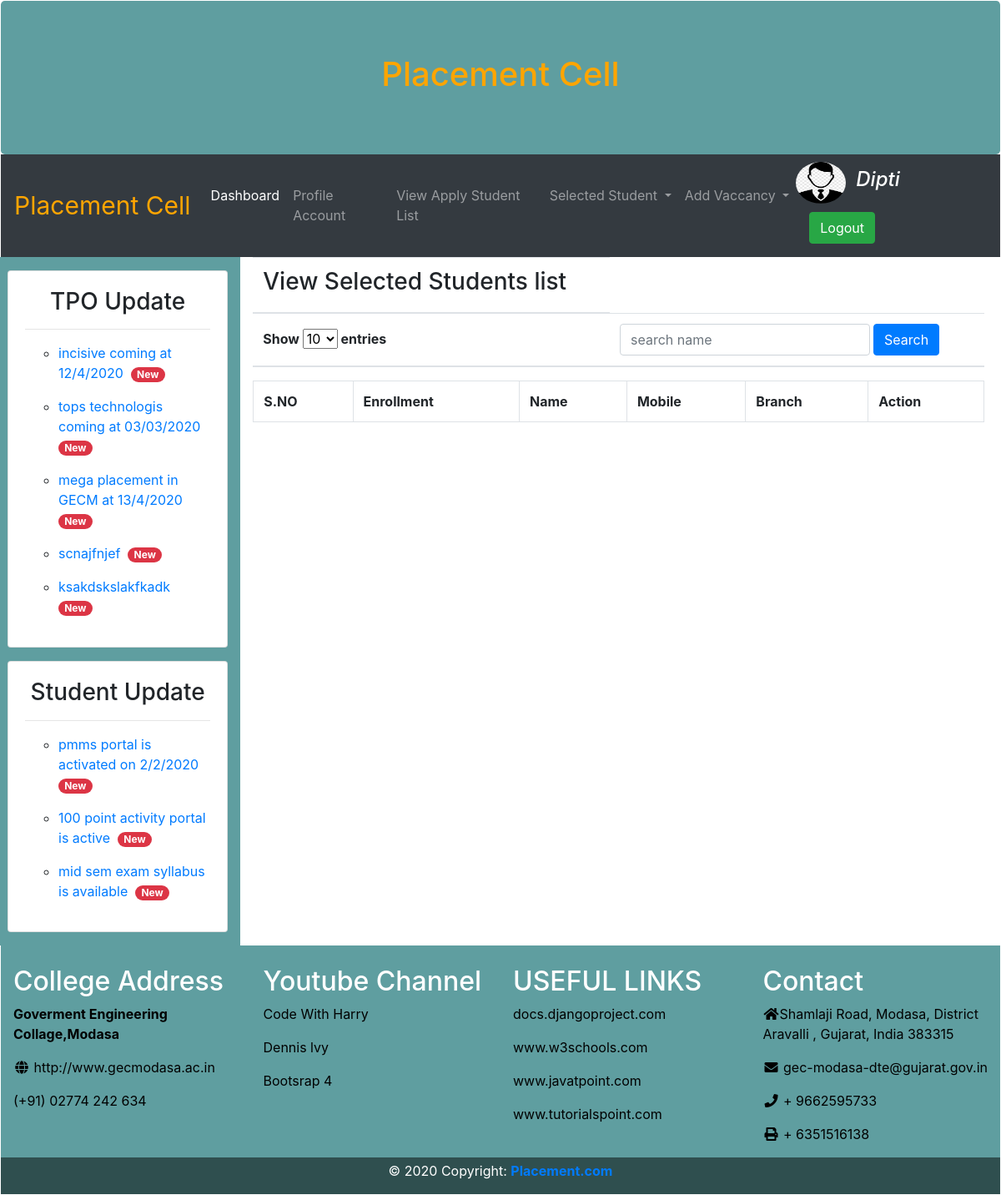
/student/selected_student_list/ (signed in), run on the app's committed database.
### pcapp/models.py (models this page shows, shortened)
class Company(models.Model):
    user = models.OneToOneField(User, null=True, on_delete=models.CASCADE)
    name = models.CharField(max_length=200, null=True)
    phone = models.CharField(max_length=200, null=True)
    email = models.CharField(max_length=200, null=True)
    profile_pic = models.ImageField(default='basicpic.png', null=True, blank=True)

class Tpo_Update(models.Model):
    tpo_update = models.TextField(max_length=300, default='1')

class Student_Update(models.Model):
    student_update = models.TextField(max_length=300, null=True)

### pcapp/decorators.py (the view)
        def wrapper_func(request, *args, **kwargs):
            group = None
            if request.user.groups.exists():
                group = request.user.groups.all()[0].name
            if group in allowed_roles:
                return view_func(request, *args, **kwargs)
            else:
                return HttpResponse("You are not authorized to view this page...")

### pcapp/views.py (called while the page is built)
@login_required(login_url='login')
@allowed_users(allowed_roles=['student', 'company', 'admin'])
def selected_student_list(request):
    tpo = Tpo_Update.objects.all()
    studupdate = Student_Update.objects.all()
    selected_student_list = Selected_Students.objects.all()
    myFilter = studentlistfilters(request.GET, queryset=selected_student_list)
    selected_student_list = myFilter.qs
    user_list = Selected_Students.objects.all()
    page = request.GET.get('page', 1)
    paginator = Paginator(user_list, 5)
    try:
        users = paginator.page(page)
    except PageNotAnInteger:
        users = paginator.page(1)
    except EmptyPage:
        users = paginator.page(paginator.num_pages)
    context = {'tpo': tpo, 'studupdate': studupdate, 'users': users, 'myFilter': myFilter}
    return render(request, 'selected_student_list.html', context)

### pcapp/templates/selected_student_list.html (shortened to what this page needs)
{% extends 'student.html' %}
{% block body %}
<table class="table">
    <thead>
    <tr>
        <th><h3>View Selected Students list</h3></th>
    </tr>
    <tr>
        <th><label>Show</label>
            <select name="tablesize">
                <option value="10" selected>10</option>
            </select>
            <label>entries</label>
        </th>
        <th>
            <form action="/search" method="get" class="form-inline">
                <input type="search" class="form-control mr-1" name="query" id="query" style="width:300px" placeholder="search name">
                <button class="btn btn-primary" type="submit">Search</button>
            </form>
        </th>
    </tr>
    </thead>
</table>
<table class="table table-bordered">
    <tr>
        <th>S.NO</th>
        <th>Enrollment</th>
        <th>Name</th>
        <th>Mobile</th>
        <th>Branch</th>
        <th>Action</th>
    </tr>
</table>
{% endblock %}

### pcapp/templates/basic.html (shortened to what this page needs)
<!DOCTYPE html>
{% load static %}
<html lang="en">
<head>
    <link rel="stylesheet" href="https://maxcdn.bootstrapcdn.com/bootstrap/4.4.1/css/bootstrap.min.css">
    <link rel="stylesheet" href="https://use.fontawesome.com/releases/v5.7.0/css/all.css"
>
    <link rel="stylesheet" href="media/pcapp/css/homecss.css" type="text/css">
</head>
<body>
<div class="container-flauid" style="margin:1px">
    <div class="jumbotron mb-0 text-center" style="background-color:#5F9EA0">
        <h1 style="color:orange;font-size:40px">Placement Cell</h1>
    </div>
    {% include 'navbar.html' %}
    <div class="row mr-1">
        <div class="col-sm-3" style="background-color:#5F9EA0">
            <div class="card ml-2 mt-3 mb-3">
                <div class="card-body text-center">
                    <h3>TPO Update</h3>
                    <hr>
                    <marquee class="text-left" direction="up" scrollamount="4">
                        {% for i in tpo %}
                        <ul type="circle">
                            <li><a href="">{{i.tpo_update}}&nbsp<span class="badge badge-danger badge-pill">New</span>
                            </a><br></li>
                        </ul>
                        {% endfor %}
                    </marquee>
                </div>
            </div>
            <div class="card ml-2 mt-3 mb-3">
                <div class="card-body text-center">
                    <h3>Student Update</h3>
                    <hr>
                    <marquee class="text-left" direction="up" scrollamount="4">
                        {% for i in studupdate %}
                        <ul type="circle">
                            <li><a href="">{{i.student_update}} &nbsp<span
                                    class="badge badge-danger badge-pill">New</span>
                            </a><br>
                            </li>
                        </ul>
                        {% endfor %}
                    </marquee>
                </div>
            </div>
        </div>
        <div class="col-sm-9">
            {% block body %}{% endblock %}
        </div>
    </div>
    <div class="footer col-md-12">
        <div class="row" style="background-color:#5F9EA0">
            <div class="col-md-3" style="background-color:#5F9EA0;color:white"><br>
                <h2>College Address</h2>
                <a href="" style="color:black">
                    <p><b>Goverment Engineering Collage,Modasa</b></p>
                    <a href="http://www.gecmodasa.ac.in" style="color:black"><p><i class="fa fa-fw fa-globe"></i>
                        http://www.gecmodasa.ac.in</p></a>
                    <p style="color:black">(+91) 02774 242 634</p>
                </a>
            </div>
            <div class="col-md-3" style="background-color:#5F9EA0;color:white">
                <br>
                <h2>Youtube Channel</h2>
                <p>
                    <a href="https://www.youtube.com/channel/UCeVMnSShP_Iviwkknt83cww" style="color:black">Code With
                        Harry</a>
                </p>
                <p>
                    <a href="https://www.youtube.com/channel/UCTZRcDjjkVajGL6wd76UnGg" style="color:black">Dennis
                        lvy</a>
                </p>
                <p>
                    <a href="https://www.w3schools.com/bootstrap4/" style="color:black">Bootsrap 4</a>
                </p>
            </div>
            <div class="col-md-3" style="background-color:#5F9EA0;color:white">
                <br>
                <h2>USEFUL LINKS</h2>
                <p>
                    <a href="https://docs.djangoproject.com/en/3.0/" style="color:black">docs.djangoproject.com</a>
                </p>
                <p>
                    <a href="https://www.w3schools.com/" style="color:black">www.w3schools.com</a>
                </p>
                <p>
                    <a href="https://www.javatpoint.com/" style="color:black">www.javatpoint.com</a>
                </p>
                <p>
                    <a href="https://www.tutorialspoint.com/django/index.htm"
                       style="color:black">www.tutorialspoint.com</a>
                </p>
            </div>
            <div class="col-md-3" style="background-color:#5F9EA0;color:white">
                <br>
                <h2>Contact</h2>
                <p style="color:black">
                    <i class="fa fa-fw fa-home"></i>Shamlaji Road, Modasa, District Aravalli , Gujarat, India 383315</p>
                <p style="color:black">
                    <i class="fa fa-fw fa-envelope"></i> gec-modasa-dte@gujarat.gov.in</p>
                <p style="color:black">
                    <i class="fa fa-fw fa-phone"></i> + 9662595733</p>
                <p style="color:black">
                    <i class="fa fa-fw fa-print"></i> + 6351516138</p>
            </div>
        </div>
        <div class="row">
            <div class="column2 col-md-12" style="background-color:#2F4F4F;">
                <p class="text-center mt-1" style="color:white">© 2020 Copyright:
                    <a href="https://mdbootstrap.com/education/bootstrap/">
                        <strong> Placement.com</strong>
                    </a>
                </p>
            </div>
        </div>
    </div>
</div>
</body>
</html>

### pcapp/templates/navbar.html (shortened to what this page needs)
{% load static %}
<nav class="navbar navbar-expand-sm bg-dark navbar-dark">
    <a class="navbar-brand" href="#" style="color:orange;font-size:30px">Placement Cell</a>
    <div class="collapse navbar-collapse" id="collapsibleNavbar">
        <ul class="navbar-nav">
            {% if request.user.student %}
            <li class="nav-item">
                <a class="nav-link active" href="{% url 'student_dashboard' %}">Dashboard</a>
            </li>
            <li class="nav-item dropdown">
                <a class="nav-link dropdown-toggle" href="#" id="navbardrop3" data-toggle="dropdown">
                    Fill Education Form
                </a>
                <div class="dropdown-menu">
                    <a class="dropdown-item" href="{% url 'student_form' %}">Add Details</a>
                    <a class="dropdown-item" href="{% url 'view_student_form' %}">View Details</a>
                </div>
            </li>
            <li class="nav-item">
                <a class="nav-link" href="{% url 'view_vaccancy' %}">view Vaccancy</a>
            </li>
            <li class="nav-item">
                <a class="nav-link" href="{% url 'applied_job_list' %}">History of applied Job</a>
            </li>
            <li class="nav-item">
                <a class="nav-link" href="../selected_student_list/">Selected Students list</a>
            </li>
            <li class="nav-item">
                <a class="nav-link" href="{% url 'saccount' %}">Profile</a>
            </li>
            <li class="nav-item dropdown">
                <a class="nav-link dropdown-toggle" href="#" id="navbardrop78" data-toggle="dropdown">
                    Success Story
                </a>
                <div class="dropdown-menu">
                    <a class="dropdown-item" href="{% url 'successStory' %}">Create Story</a>
                    <a class="dropdown-item" href="{% url 'view_successStory' %}">View Stories</a>
                </div>
            </li>
            {% elif request.user.company %}
            <li class="nav-item">
                <a class="nav-link active" href="{% url 'company_dashboard' %}">Dashboard</a>
            </li>
            <li class="nav-item">
                <a class="nav-link" href="{% url 'caccount' %}">Profile Account</a>
            </li>
            <li class="nav-item">
                <a class="nav-link" href="{% url 'view_apply_student_list' %}">View Apply Student List</a>
            </li>
            <li class="nav-item dropdown">
                <a class="nav-link dropdown-toggle" href="#" data-toggle="dropdown">
                    Selected Student
                </a>
            </li>
            <li class="nav-item dropdown">
                <a class="nav-link dropdown-toggle" href="#" data-toggle="dropdown">
                    Add Vaccancy
                </a>
            </li>
            {% endif %}
        </ul>
    </div>
    {% if request.user.company %}
    <ul class="navbar-nav form-inline">
        <div class="media">
            <a href="{% url 'caccount' %}"> <img src="{{request.user.company.profile_pic.url}}" alt="profile pic"
                                                 class="mr-1 rounded-circle"
                                                 style="width:60px;height:50px">
            </a>
        </div>
        <li class="nav-item">
            <h4 class="nav-link" style="color:white"><i>{{request.user}}</i></h4>
        </li>
        <li class="nav-item">
            <a class="nav-link" href="{% url 'logout' %}">
                <button class="btn btn-success ml-2">Logout</button>
            </a>
        </li>
    </ul>
    {% endif %}
</nav>

### data on the page
Tpo_Update: tpo_update "incisive coming at 12/4/2020"
Tpo_Update: tpo_update "tops technologis coming at 03/03/2020"
Tpo_Update: tpo_update "mega placement in GECM at 13/4/2020"
Tpo_Update: tpo_update "scnajfnjef"
Tpo_Update: tpo_update "ksakdskslakfkadk"
Student_Update: student_update "pmms portal is activated on 2/2/2020"
Student_Update: student_update "100 point activity portal is active"
Student_Update: student_update "mid sem exam syllabus is available"

### other printed values
{{ request.user }} "Dipti"
